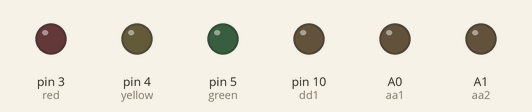
A sketch run on a simulated Arduino Uno, built with avr-gcc and run on an emulated ATmega328P. Shown: output pins drawn as LEDs (lit = HIGH). No radio packets arrive unless stated; what the sketch prints to the serial monitor is not drawn.

Above: at 27.5 s.
At 32.56 s:
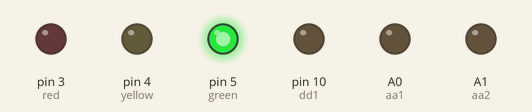
Timing chart, 0 to 34.1 s (numbered marks = the images above):
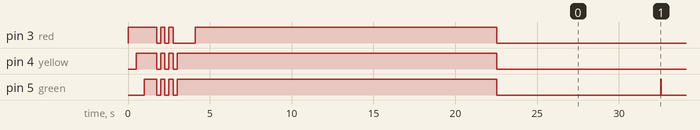

Measured:
- by itself, pin 5 (green): HIGH → LOW at 1.8 s, → HIGH 0.25 s later, → LOW 0.25 s later, → HIGH 0.25 s later, … (27 changes in this stretch)

The sketch:

Base_station.ino
```cpp
#include <nRF24L01.h>
#include <RF24.h>
#include <RF24_config.h>

#include <SPI.h>

#include <RF24Network.h>
#include <RF24Network_config.h>
#include <Sync.h>

int dd1 = 10;
int aa1 = A0;
int aa2 = A1;
int red = 3;
int yellow = 4;
int green = 5;
int btn = 6;

// Setup radio on SPI and pins 8 and 7
RF24 radio(8,7);

// Declare Network
RF24Network network(radio);

// Our node address
uint16_t this_node = 00;

// Address that we are going to send a message to
uint16_t txmessage_destination = 00;

// value that we are putting in that message
uint8_t txmessage_value = 0;

// and the message type that we are assigning that message
char txmessage_type;

// String that we read the incoming serial data into
char serial_rxd[] = "            ";

//buffer used to parse rx serial data
char buffer[6];

// How often to flash
const unsigned long interval = 10000; //ms

// When did we last flash?
unsigned long last_lit;

// Current time
unsigned long now;

// These are the addresses of the nodes that we expect to be on our network. Leading 0 defines numbers as being Octal
uint16_t network_nodes[30] = {
  01, 02, 03, 04, 05, 011, 012, 013, 014, 015, 021, 022, 023, 024, 025};

// This holds the state of the nodes after we scan to see if they are alive
uint16_t node_alive[30] = {
  0, 0, 0, 0, 0, 0, 0, 0, 0, 0, 0, 0, 0, 0, 0};

void startup()
{
  digitalWrite(red, HIGH);
  delay(500);
  digitalWrite(yellow, HIGH);
  delay(500);
  digitalWrite(green, HIGH);
  delay(500);
  digitalWrite(red, LOW);
  digitalWrite(yellow, LOW);
  digitalWrite(green, LOW);

  for(int i=0; i<=2; i++)
  {
    digitalWrite(red, HIGH);
    digitalWrite(yellow, HIGH);
    digitalWrite(green, HIGH);
    delay(250);
    digitalWrite(red, LOW);
    digitalWrite(yellow, LOW);
    digitalWrite(green, LOW);
    delay(250);
  }
}

void setup() {
  // put your setup code here, to run once:

  Serial.begin(57600);

  pinMode(dd1, OUTPUT);
  pinMode(aa1, OUTPUT);
  pinMode(aa2, OUTPUT);
  pinMode(red, OUTPUT);
  pinMode(yellow, OUTPUT);
  pinMode(green, OUTPUT);
  pinMode(btn, INPUT_PULLUP);

  startup();

  SPI.begin();
  radio.begin();
  network.begin(/*channel*/ 90, /*node address*/ this_node);

  Serial.println("Network up - Base Station");
  network_scan();
}

void loop() {
  // put your main code here, to run repeatedly:
  network.update();

  // Is there anything ready for us?
  while ( network.available() )
  {
    digitalWrite(green, HIGH);
    // If so, grab it and print it out
    RF24NetworkHeader header;
    static char message[32];
    network.read(header,message,sizeof(message));
    Serial.print("Received: \"");
    Serial.print(message);
    Serial.print("\" from Node 0");
    Serial.println(header.from_node, OCT);
    digitalWrite(green, LOW);
  }

  // If it's time to flash then...
  now = millis();
  if (now - last_lit > interval)
  {
    digitalWrite(green, HIGH);
  }
  if(now - last_lit > interval + 50)
  {
    digitalWrite(green, LOW);
    last_lit = now;
  }

  if(Serial.available()>=12)
  {
    for(int i=0; i<=11; i++) serial_rxd[i] = ' '; // wipe the incoming data array
    while(serial_rxd[0] != 'd') serial_rxd[0] = Serial.read(); // read into the first position of the array until we find the destination prefix
    for(int n=1; n<12; n++) serial_rxd[n] = Serial.read(); //read the rest of the serial buffer into the array
    Serial.println(serial_rxd);
    if(serial_rxd[0] == 'd')
    {
      if(serial_rxd[6] == 'v')
      {
        if(serial_rxd[10] == 't')
        {
          for(int m=0; m<6; m++) buffer[m] = ' '; //reset buffer
          for(int m=0; m<5; m++) buffer[m] = serial_rxd[m+1]; //copy section of serial_rxd into temp buffer
          buffer[5] = '\0'; //null terminate
          txmessage_destination = strtol(buffer, NULL, 8); // extract address and store as octal number

          for(int m=0; m<6; m++) buffer[m] = ' '; //reset buffer
          for(int m=0; m<3; m++) buffer[m] = serial_rxd[m+7]; //copy section of serial_rxd into temp buffer
          buffer[3] = '\n'; //null terminate
          txmessage_value = atoi(buffer); // convert value to int
          buffer[3] = 'z'; //terminate with non numerical character so that we can send
          txmessage_type = serial_rxd[11]; // set the message type based on the rx string

          // uncomment for debug
          /* Serial.print("Destination Address: 0");
           Serial.println(txmessage_destination, OCT);
           Serial.print("Message Value: ");
           Serial.println(txmessage_value);
           Serial.print("Message Type: ");
           Serial.println(txmessage_type);*/

          char* txmessage_content = buffer;
          RF24NetworkHeader header(/*to node*/ txmessage_destination, txmessage_type);
          bool ok = network.write(header,txmessage_content,strlen(txmessage_content));
          if(ok) Serial.println("OK");
          if(serial_rxd [11] == 'l')network_scan();
        }
      }
    }
    while(Serial.available())Serial.read(); // wipe buffer
  }
}
```

network_scan.ino
```cpp
void network_scan()
{
  digitalWrite(yellow, HIGH);
  digitalWrite(green, HIGH);
  Serial.println("Scanning");
  for(int i=0; i<29; i++)
  {
    if(network_nodes[i] > 0)
    {
      Serial.print("Scanning node: 0");
      Serial.println(network_nodes[i], OCT);
      char* tx_message = "lifecall from 00";
      RF24NetworkHeader header(/*to node*/ network_nodes[i], 'l');
      bool ok = network.write(header,tx_message,strlen(tx_message));
      for(int n=0; n<1000; n++)
      {
        network.update();
        delay(1);
        while(network.available())
        {
          // If so, grab it and print it out
          RF24NetworkHeader header;
          static char message[32];
          network.read(header,message,sizeof(message));
          if(header.type = 'l')
          {
            if(header.from_node == network_nodes[i])
            {

              Serial.println(message);
              node_alive[i] = 1;
              n=1500;
              digitalWrite(red, LOW);
            }
          }
          else
          {
            node_alive[i] = 0;
            n=500;
          }
        }
      }
      if(node_alive[i] == 0) digitalWrite(red, HIGH);
    }
    delay(100);
  }
  digitalWrite(yellow, LOW);
  digitalWrite(green, LOW);
  digitalWrite(red, LOW);
/*  for(int i=0; i<29; i++)
  {
    if(network_nodes[i] >0)
    {
      Serial.print("Node 0");
      Serial.print(network_nodes[i], OCT);
      if(node_alive[i] == 0) Serial.println(" dead");
      else if(node_alive[i] == 1) Serial.println(" alive");
    }
  }
  */
  Serial.println("Network Ready");
}
```
